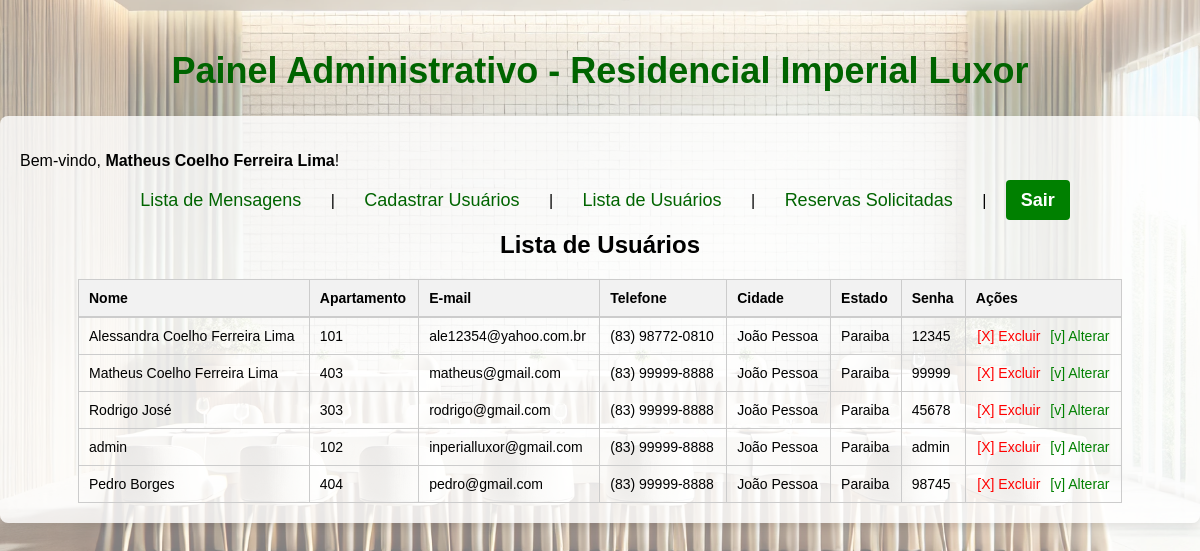
The app's page /admin/index.php?pg=lista_usuario (signed in) with its own data.
### tables this page shows
CREATE TABLE `usuario` (
  `id` int(11) NOT NULL,
  `nome` varchar(100) DEFAULT NULL,
  `apartamento` int(3) DEFAULT NULL,
  `email` varchar(100) DEFAULT NULL,
  `telefone` varchar(100) DEFAULT NULL,
  `cidade` varchar(100) DEFAULT NULL,
  `estado` varchar(50) DEFAULT NULL,
  `senha` varchar(6) DEFAULT NULL
);

### admin/lista_usuario.php (the view, shortened to what this page needs)
<h2 style="text-align: center; font-family: Arial, sans-serif;">Lista de Usuários</h2>
<?php
include_once("../config.inc.php");
$sql = mysqli_query($conexao, "SELECT * FROM usuario");
if ($sql && mysqli_num_rows($sql) > 0) {
    echo '<div style="width: 90%; margin: 0 auto; font-family: Arial, sans-serif;">';
    echo '<table style="width: 100%; border-collapse: collapse; text-align: left; font-size: 14px;">';
    echo '<thead>';
    echo '<tr style="background-color: #f2f2f2; border-bottom: 2px solid #ccc;">';
    echo '<th style="padding: 10px; border: 1px solid #ccc;">Nome</th>';
    echo '<th style="padding: 10px; border: 1px solid #ccc;">Apartamento</th>';
    echo '<th style="padding: 10px; border: 1px solid #ccc;">E-mail</th>';
    echo '<th style="padding: 10px; border: 1px solid #ccc;">Telefone</th>';
    echo '<th style="padding: 10px; border: 1px solid #ccc;">Cidade</th>';
    echo '<th style="padding: 10px; border: 1px solid #ccc;">Estado</th>';
    echo '<th style="padding: 10px; border: 1px solid #ccc;">Senha</th>';
    echo '<th style="padding: 10px; border: 1px solid #ccc;">Ações</th>';
    echo '</tr>';
    echo '</thead>';
    echo '<tbody>';
    while ($usuario = mysqli_fetch_array($sql)) {
        echo '<tr>';
        echo '<td style="padding: 10px; border: 1px solid #ccc;">' . htmlspecialchars($usuario['nome']) . '</td>';
        echo '<td style="padding: 10px; border: 1px solid #ccc;">' . htmlspecialchars($usuario['apartamento']) . '</td>';
        echo '<td style="padding: 10px; border: 1px solid #ccc;">' . htmlspecialchars($usuario['email']) . '</td>';
        echo '<td style="padding: 10px; border: 1px solid #ccc;">' . htmlspecialchars($usuario['telefone']) . '</td>';
        echo '<td style="padding: 10px; border: 1px solid #ccc;">' . htmlspecialchars($usuario['cidade']) . '</td>';
        echo '<td style="padding: 10px; border: 1px solid #ccc;">' . htmlspecialchars($usuario['estado']) . '</td>';
        echo '<td style="padding: 10px; border: 1px solid #ccc;">' . htmlspecialchars($usuario['senha']) . '</td>';
        echo '<td style="padding: 10px; border: 1px solid #ccc; text-align: center;">';
        echo '<a href="?pg=excluir_usuario&id=' . htmlspecialchars($usuario['id']) . '" style="color: red; text-decoration: none; margin-right: 10px;" onclick="return confirm(\'Tem certeza que deseja excluir este usuário?\');">[X] Excluir</a>';
        echo '<a href="?pg=form_altera_usuario&id=' . htmlspecialchars($usuario['id']) . '" style="color: green; text-decoration: none;">[v] Alterar</a>';
        echo '</td>';
        echo '</tr>';
    }
    echo '</tbody>';
    echo '</table>';
    echo '</div>';
} else {
    echo "<p style='text-align: center; color: #555;'>Não há usuários cadastrados.</p>";
}
?>

### admin/index.php (style rules this page uses)
body { background-image: url("Imagem/imagem2.jpeg"); background-size: cover; background-position: center; font-family: Arial, sans-serif; color: black; background-color: rgba(255, 255, 255, 0.5); background-blend-mode: overlay; margin: 0; padding: 0; }

### records on screen
usuario: nome "Alessandra Coelho Ferreira Lima", apartamento "101", email "ale12354@yahoo.com.br", telefone "(83) 98772-0810", cidade "João Pessoa", estado "Paraiba", senha "12345"
usuario: nome "Matheus Coelho Ferreira Lima", apartamento "403", email "matheus@gmail.com", telefone "(83) 99999-8888", cidade "João Pessoa", estado "Paraiba", senha "99999"
usuario: nome "Rodrigo José", apartamento "303", email "rodrigo@gmail.com", telefone "(83) 99999-8888", cidade "João Pessoa", estado "Paraiba", senha "45678"
usuario: nome "admin", apartamento "102", email "inperialluxor@gmail.com", telefone "(83) 99999-8888", cidade "João Pessoa", estado "Paraiba", senha "admin"
usuario: nome "Pedro Borges", apartamento "404", email "pedro@gmail.com", telefone "(83) 99999-8888", cidade "João Pessoa", estado "Paraiba", senha "98745"

### other values on screen
$_SESSION['nome'] "Matheus Coelho Ferreira Lima"
